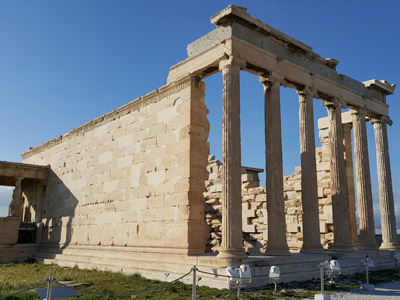
#> input picture lecture11/greekbuild.jpg, 400 x 300 px
$ jupyter execute opencvex.ipynb
#> lines starting #> are read from the running program, lines starting #| are printed output that depends on the picture; after the words box and inside, x2 and y2 are one past the last pixel; in counts of white or black regions, pixels touching at a corner belong together
[cell 1]
import matplotlib.pyplot as plt
import numpy as np

def plot_image(image, title=''):
    plt.imshow(image)
    plt.axis('off')
    plt.title(title, size=20)

def plot_image2(image, title=''):
    imager = image[...,::-1]
    plt.imshow(imager)
    plt.axis('off')
    plt.title(title, size=20)

[cell 2]
from google.colab.patches import cv2_imshow
import cv2

img = cv2.imread('greekbuild.jpg')
#> img is the input picture: shape (300, 400, 3); mean B, G, R 127.6, 121.4, 114.6

#cv2.rectangle(img,(120,150),(170,200),(0,0,255),2)	# 직사각형 그리기
#cv2.putText(img,'Bricks',(100,130),cv2.FONT_HERSHEY_SIMPLEX,1,(255,0,0),2)

img_gray = cv2.cvtColor(img, cv2.COLOR_BGR2GRAY)
img_gray3 = cv2.cvtColor(img_gray, cv2.COLOR_GRAY2BGR)
#img_rgb = cv2.cvtColor(img, cv2.COLOR_BGR2RGB)

himg = cv2.hconcat([img, img_gray3])
#himg = np.hstack([img, img_gray3])
#vimg - cv2.vconcat([img, img_gray3])
#vimg = np.vstack([img, img_gray3])
cv2_imshow(himg)

plt.figure(figsize=(10,10))
plt.gray()
plt.subplot(121), plot_image(img, 'Source')
#plt.subplot(121), plot_image(img_rgb, 'Source')
plt.subplot(122), plot_image(img_gray, 'Gray')
plt.show()
#> figure, not shown here; B, G, R data is drawn as R, G, B

[cell 3]
# Slicing & RGB 분리
from google.colab.patches import cv2_imshow
import cv2

img=cv2.imread('soccer.jpg')
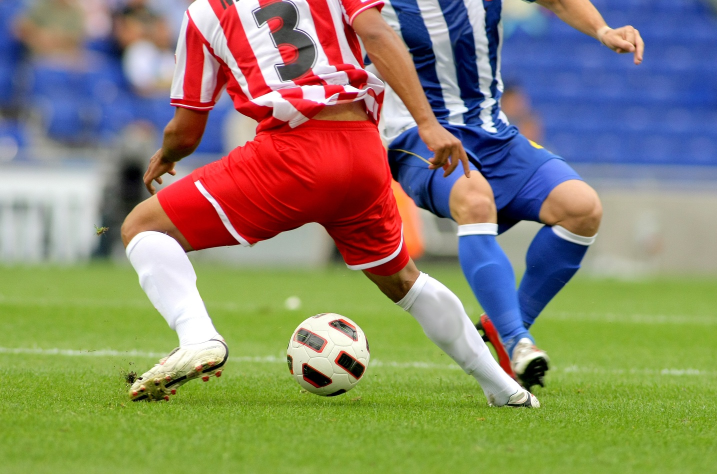
#> input picture lecture11/soccer.jpg, 1434 x 948 px (shown at 1/2 size)
#> img is the input picture: shape (948, 1434, 3); mean B, G, R 107.2, 133.3, 136.9
uimg = img[0:img.shape[0]//2,0:img.shape[1]//2,:]
limg = img[img.shape[0]//4:3*img.shape[0]//4,img.shape[1]//4:3*img.shape[1]//4,:]
cimg = cv2.hconcat([ img[:,:,2], img[:,:,1], img[:,:,0] ])
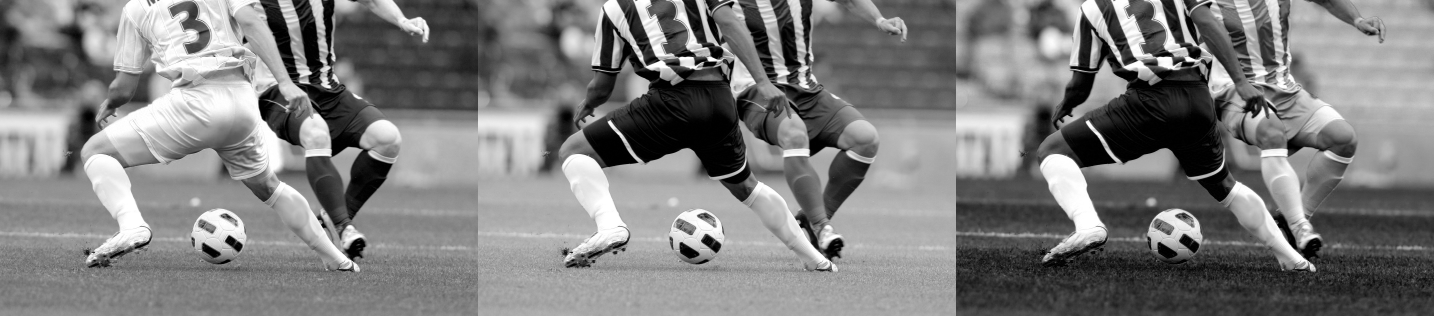
#> cimg: shape (948, 4302) (shown at 1/3 size); min 0, max 255, mean 125.8

plt.figure(figsize=(10,10))
plt.subplot(411), plot_image2(img, 'original_RGB')
plt.subplot(412), plot_image2(uimg, 'Upper left half')
plt.subplot(413), plot_image2(limg, 'Center half')
plt.subplot(413), plot_image(cimg, 'Channel Image')
plt.show()

[cell 4]
from google.colab.patches import cv2_imshow
import cv2

img=cv2.imread('soccer.jpg')
hist = cv2.calcHist([img], [2], None, [256], [0,256])
#> hist = 256 values, max 21092 at index 255, min 1162 at index 15, mean 5310.3

t,bin_img=cv2.threshold(img[:,:,2],0,255,cv2.THRESH_BINARY+cv2.THRESH_OTSU)
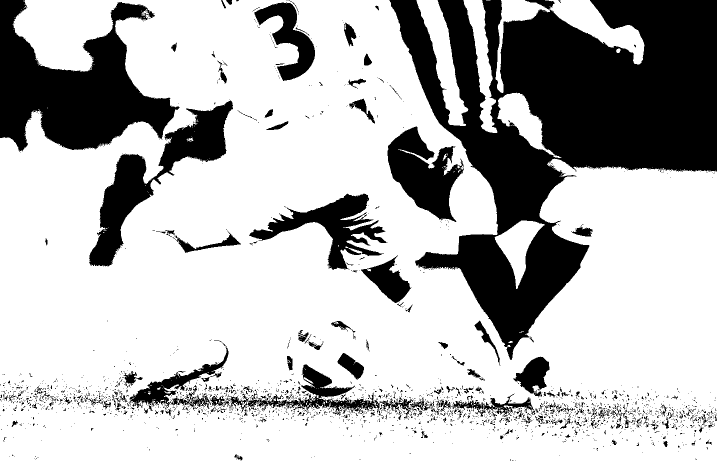
#> bin_img: shape (948, 1434) (shown at 1/2 size); 72.7% white; 2423 black regions (2232 under 20 px), largest, box (x1, y1, x2, y2) and area: (779, 0, 1434, 720) 209333, (0, 0, 359, 303) 55880, (178, 201, 466, 533) 23805
#> t = 113
print('오츄 알고리즘이 찾은 최적 임곗값=',t)
#| 오츄 알고리즘이 찾은 최적 임곗값= 113.0

plt.figure(figsize=(10,10))
plt.subplot(221), plt.plot(hist, color='r', linewidth = 1)
plt.subplot(223), plot_image(img[:,:,2], 'R Channel')
plt.subplot(224), plot_image(bin_img, 'R channel binarization')
plt.show()
#> figure, not shown here; panel 1: curve peaks at x = 255, y = 21092

[cell 5]
from google.colab.patches import cv2_imshow
import cv2

img=cv2.imread('soccer.jpg')
img=cv2.resize(img,dsize=(0,0),fx=0.25,fy=0.25)
#> img: shape (237, 358, 3)

def gamma(f,gamma=1.0):
#> called with gamma = 0.5
    f1=f/255.0			# L=256이라고 가정
    return np.uint8(255*(f1**gamma))

gc=np.hstack((gamma(img,0.5),gamma(img,0.75),gamma(img,1.0),gamma(img,2.0),gamma(img,3.0)))
#> in gamma (call 5), `return np.uint8(255*(f1**gamma))`:
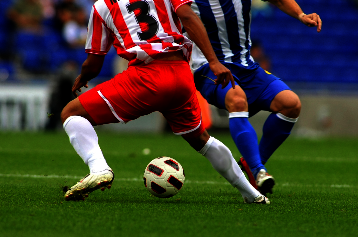
#> returned value: shape (237, 358, 3); mean of channels 0, 1, 2 42.9, 57.5, 60.9; drawn as B, G, R
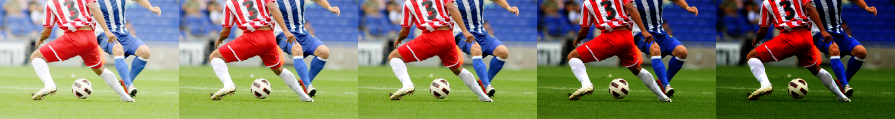
#> gc: shape (237, 1790, 3) (shown at 1/2 size); mean B, G, R 98.7, 120.3, 124.2
cv2_imshow(gc)

[cell 6]
from google.colab.patches import cv2_imshow
import cv2

img=cv2.imread('soccer.jpg')
img=cv2.resize(img,dsize=(0,0),fx=0.4,fy=0.4)
#> img: shape (379, 574, 3)
gray=cv2.cvtColor(img,cv2.COLOR_BGR2GRAY)
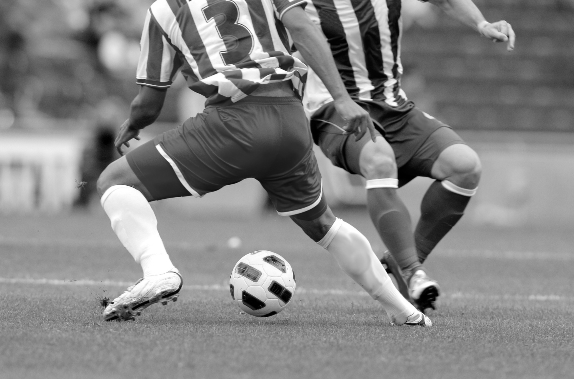
#> gray: shape (379, 574); min 0, max 255, mean 131.3

smooth=np.hstack((cv2.GaussianBlur(gray,(5,5),0.0),cv2.GaussianBlur(gray,(9,9),0.0),cv2.GaussianBlur(gray,(15,15),0.0)))
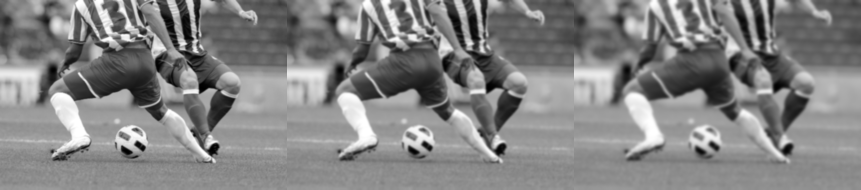
#> smooth: shape (379, 1722) (shown at 1/2 size); min 0, max 255, mean 131.3

femboss=np.array([[-1.0, 0.0, 0.0],
                  [ 0.0, 0.0, 0.0],
                  [ 0.0, 0.0, 1.0]])
gray16=np.int16(gray)
emboss=np.uint8(np.clip(cv2.filter2D(gray16,-1,femboss)+128,0,255))
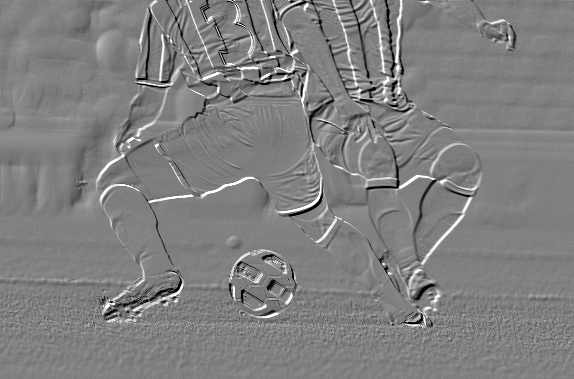
#> emboss: shape (379, 574); min 0, max 255, mean 128

plt.figure(figsize=(10,10))
plt.subplot(311), plot_image(gray, 'Image')
plt.subplot(312), plot_image(smooth, 'Gaussian')
plt.subplot(313), plot_image(emboss, 'Kernel-Emboss')
plt.show()

[cell 7]
from google.colab.patches import cv2_imshow
import cv2

img=cv2.imread('rose.png')
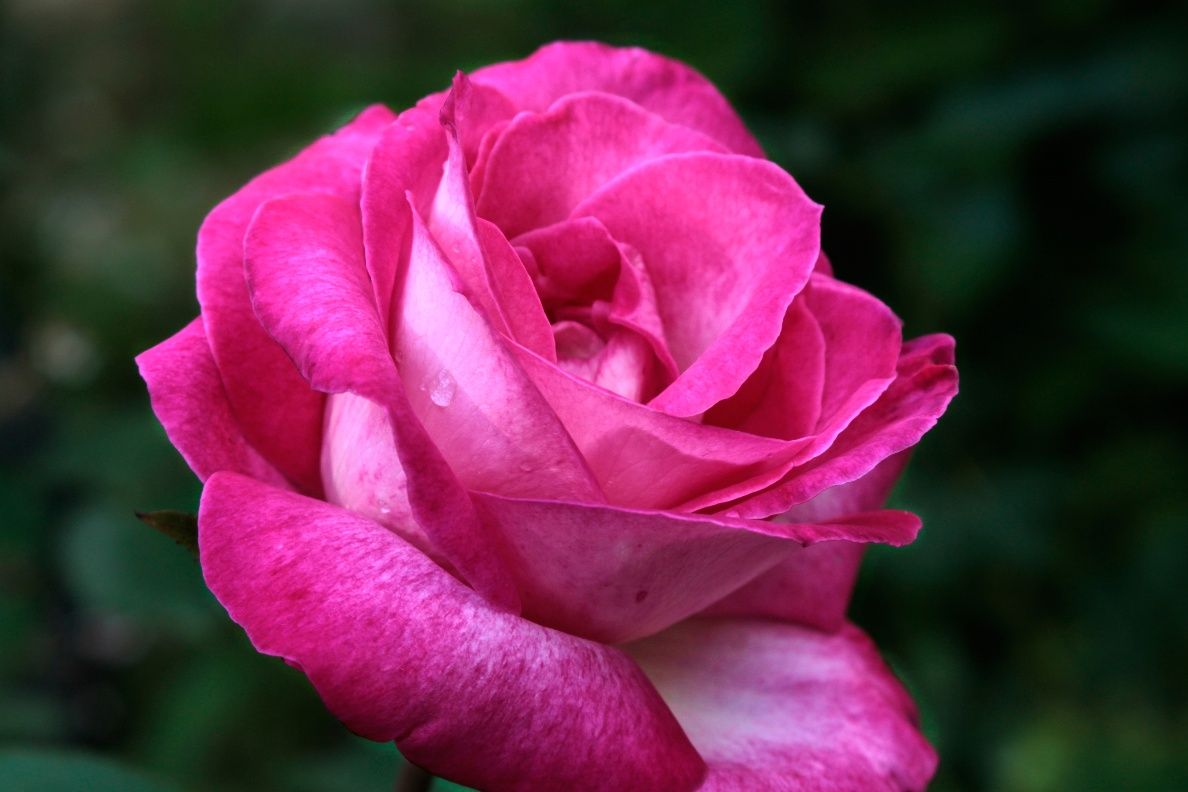
#> input picture lecture11/rose.png, 1188 x 792 px
#> img is the input picture: shape (792, 1188, 3); mean B, G, R 74.2, 43.7, 103.8
img=cv2.rectangle(img,(170,250),(270,350),(255,0,0),3)
#> img: shape (792, 1188, 3); 0.21% of pixels changed, all inside (x1, y1, x2, y2) = (168, 248, 273, 353)
patch=img[250:350,170:270,:]

img=cv2.rectangle(img,(170,250),(270,350),(255,0,0),3)
cv2_imshow(img)

patch1=cv2.resize(patch,dsize=(0,0),fx=5,fy=5,interpolation=cv2.INTER_NEAREST)
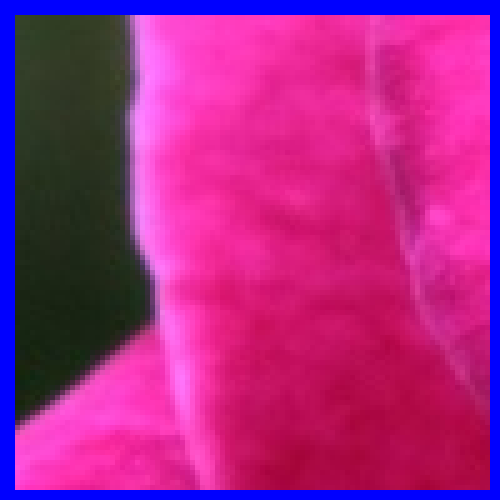
#> patch1: shape (500, 500, 3); mean B, G, R 133.8, 38.3, 167.6
patch2=cv2.resize(patch,dsize=(0,0),fx=5,fy=5,interpolation=cv2.INTER_LINEAR)
patch3=cv2.resize(patch,dsize=(0,0),fx=5,fy=5,interpolation=cv2.INTER_CUBIC)

plt.figure(figsize=(10,10))
plt.subplot(131), plot_image2(patch1, 'Nearest')
plt.subplot(132), plot_image2(patch2, 'Linear')
plt.subplot(133), plot_image2(patch3, 'Cubic')
plt.show()
